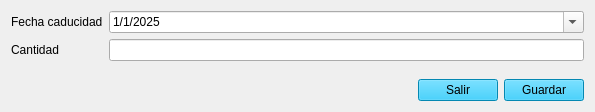
<?xml version="1.0" encoding="UTF-8"?>
<ui version="4.0">
 <class>Form</class>
 <widget class="QWidget" name="Form">
  <property name="windowModality">
   <enum>Qt::WindowModality::WindowModal</enum>
  </property>
  <property name="geometry">
   <rect>
    <x>0</x>
    <y>0</y>
    <width>595</width>
    <height>112</height>
   </rect>
  </property>
  <property name="windowTitle">
   <string>Materias Primas</string>
  </property>
  <property name="styleSheet">
   <string notr="true">QPushButton{background-color: rgb(6, 191, 249);}
</string>
  </property>
  <layout class="QVBoxLayout" name="verticalLayout">
   <item>
    <layout class="QFormLayout" name="formLayout">
     <item row="0" column="0">
      <widget class="QLabel" name="lbl_fecha_cad_de">
       <property name="text">
        <string>Fecha caducidad</string>
       </property>
      </widget>
     </item>
     <item row="1" column="0">
      <widget class="QLabel" name="lbl_cantidad_de">
       <property name="text">
        <string>Cantidad</string>
       </property>
      </widget>
     </item>
     <item row="1" column="1">
      <widget class="QLineEdit" name="le_cantidad_de">
       <property name="inputMethodHints">
        <set>Qt::InputMethodHint::ImhDigitsOnly</set>
       </property>
       <property name="clearButtonEnabled">
        <bool>true</bool>
       </property>
      </widget>
     </item>
     <item row="0" column="1">
      <widget class="QDateEdit" name="de_fecha_cad_de">
       <property name="inputMethodHints">
        <set>Qt::InputMethodHint::ImhDate</set>
       </property>
       <property name="currentSection">
        <enum>QDateTimeEdit::Section::DaySection</enum>
       </property>
       <property name="displayFormat">
        <string>d/M/yyyy</string>
       </property>
       <property name="calendarPopup">
        <bool>true</bool>
       </property>
       <property name="date">
        <date>
         <year>2025</year>
         <month>1</month>
         <day>1</day>
        </date>
       </property>
      </widget>
     </item>
    </layout>
   </item>
   <item>
    <layout class="QHBoxLayout" name="horizontalLayout">
     <item>
      <spacer name="horizontalSpacer">
       <property name="orientation">
        <enum>Qt::Orientation::Horizontal</enum>
       </property>
       <property name="sizeHint" stdset="0">
        <size>
         <width>40</width>
         <height>20</height>
        </size>
       </property>
      </spacer>
     </item>
     <item>
      <widget class="QPushButton" name="btn_salir_de">
       <property name="text">
        <string>Salir</string>
       </property>
      </widget>
     </item>
     <item>
      <widget class="QPushButton" name="btn_guardar_de">
       <property name="text">
        <string>Guardar</string>
       </property>
      </widget>
     </item>
    </layout>
   </item>
  </layout>
 </widget>
 <resources/>
 <connections/>
</ui>
